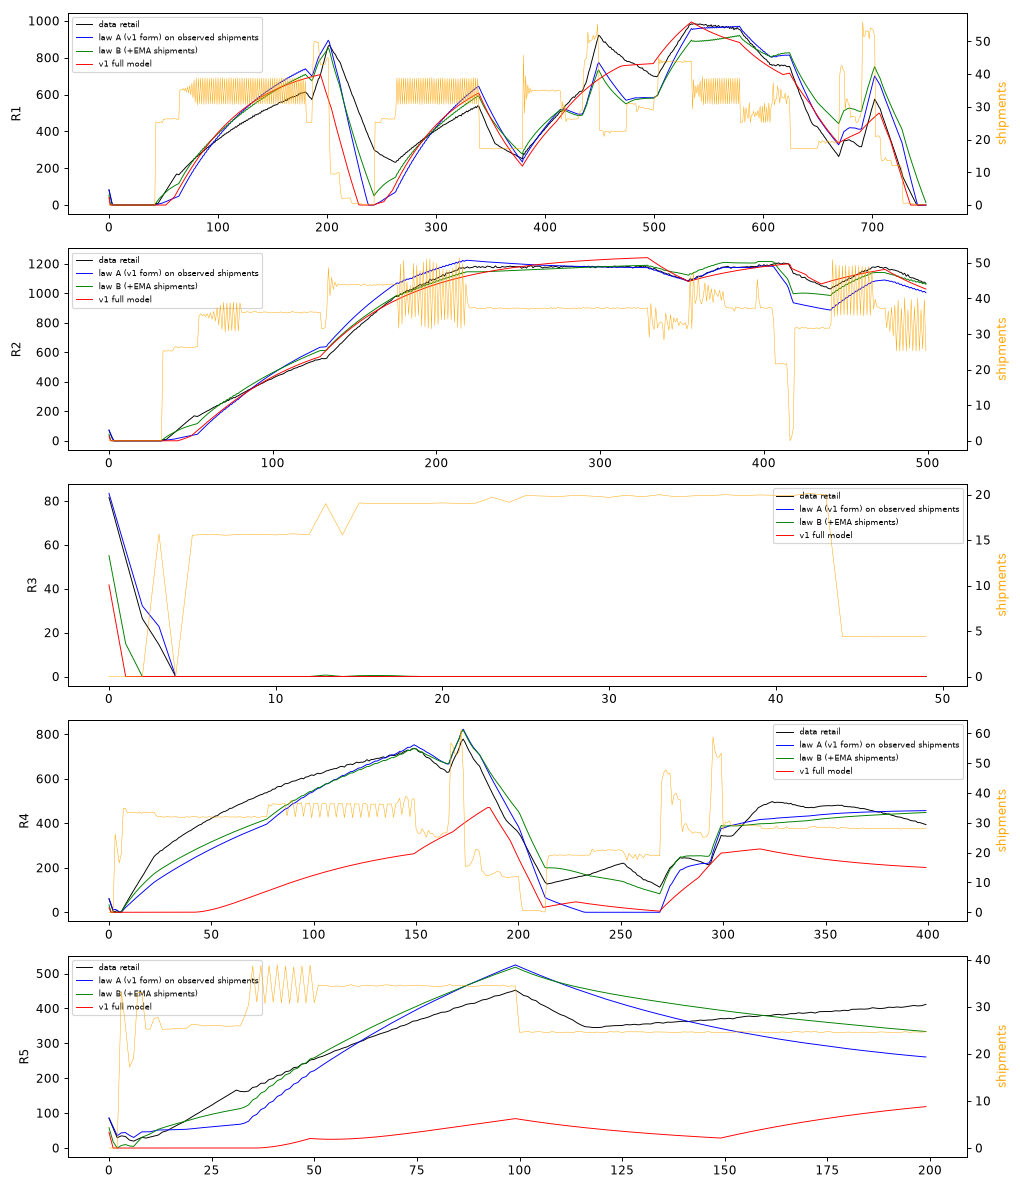

Reproduce this figure in Python.
"""Free: fit retail sales laws driven by OBSERVED shipments (isolates the retail block from shipment errors).
R_t = max(R_{t-1} + ship_t - sales_t, 0), sales = min(R_{t-1}+ship_t, max(D, 0)); R_{-1} = initial reading.
law A (v1):   D = D0 + kR*R + dz*z,           z = (1-az)^t
law B (+EMA): D = D0 + kR*R + g*Ss + dz*z,    Ss <- Ss + a*(ship - Ss)
law C (+EMA, sqrt R): D = D0 + kR*sqrt(R) + g*Ss + dz*z
"""
import json, numpy as np
from scipy.optimize import least_squares
d = np.load('fits/supply_chain/round2/arrays.npz')
init = {r: json.load(open(f'data/supply_chain/{r}.json'))['runs'][0]['initial']['inventory_retail'] for r in ['R1','R2','R3','R4','R5']}
SIG = 34.685
def sim(p, law, ship, R0):
    D0, kR, dz, az, g, a = p
    R = R0; Ss = 0.0; out = np.empty(len(ship))
    for t, s in enumerate(ship):
        z = (1 - az) ** t
        Ss += a * (s - Ss)
        base = kR * (np.sqrt(max(R, 0)) if law == 'C' else R)
        D = D0 + base + dz * z + (g * Ss if law != 'A' else 0)
        sales = min(R + s, max(D, 0)); R = max(R + s - sales, 0); out[t] = R
    return out
def res(p, law, runs):
    return np.concatenate([(sim(p, law, d[r+'_o'][:, 0], init[r]) - d[r+'_o'][:, 2]) / SIG for r in runs])
X0 = {'A': [18, 0.017, 40, 0.05, 0, 0.1], 'B': [10, 0.012, 40, 0.05, 0.3, 0.07], 'C': [5, 0.5, 40, 0.05, 0.3, 0.07]}
LB = [-50, 0, -60, 0.01, 0, 0.005]; UB = [60, 5, 100, 1, 1.5, 1]
def _main():
  for law in "ABC":
    for train, test in [(['R1','R2','R3'], ['R4','R5']), (['R1','R2','R3','R4','R5'], [])]:
        x0 = list(X0[law]);
        lb = list(LB); ub = list(UB)
        if law == 'A': lb[4], ub[4] = -1e-9, 1e-9
        f = least_squares(res, x0, bounds=(lb, ub), args=(law, train), loss='soft_l1', f_scale=2)
        out = []
        for r in ['R1','R2','R3','R4','R5']:
            e = res(f.x, law, [r]); out.append(f"{r} {np.mean(1/(1+np.abs(e))):.3f}")
        print(law, 'train', '+'.join(train), 'p', np.round(f.x, 4).tolist(), '|', ' '.join(out))

if __name__ == '__main__':
    import matplotlib; matplotlib.use('Agg'); import matplotlib.pyplot as plt
    fA = least_squares(res, X0['A'], bounds=([-50,0,-60,0.01,-1e-9,0.005],[60,5,100,1,1e-9,1]), args=('A', ['R1','R2','R3','R4','R5']), loss='soft_l1', f_scale=2)
    fB = least_squares(res, X0['B'], bounds=(LB, UB), args=('B', ['R1','R2','R3','R4','R5']), loss='soft_l1', f_scale=2)
    fig, ax = plt.subplots(5, 1, figsize=(12, 14))
    for i, r in enumerate(['R1','R2','R3','R4','R5']):
        o = d[r+'_o']; ax[i].plot(o[:, 2], 'k', lw=0.8, label='data retail')
        ax[i].plot(sim(fA.x, 'A', o[:, 0], init[r]), 'b', lw=0.8, label='law A (v1 form) on observed shipments')
        ax[i].plot(sim(fB.x, 'B', o[:, 0], init[r]), 'g', lw=0.8, label='law B (+EMA shipments)')
        ax[i].plot(d[r+'_p'][:, 2], 'r', lw=0.8, label='v1 full model'); ax[i].set_ylabel(r); ax[i].legend(fontsize=7)
        a2 = ax[i].twinx(); a2.plot(o[:, 0], color='orange', lw=0.4); a2.set_ylabel('shipments', color='orange')
    fig.tight_layout(); fig.savefig('fits/supply_chain/round2/retail_law.png', dpi=85)
